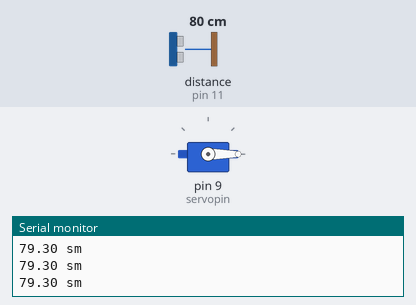
This sketch was run on a simulated Arduino Uno, built with avr-gcc and run on an emulated ATmega328P. On the bench: servo, the last lines printed to the serial monitor. Wiring (inferred from the names in the program): ultrasonic range finder: trigger pin 13; echo pin 11. The inputs (shaded band) are chosen by the test bench; at power-on: distance to the obstacle (sensor on pin 11) 80 cm. The echo pulse lasts 58.3 µs per cm.

Above: at 1.2 s.
1.3 s: distance to the obstacle (sensor on pin 11) set to 9 cm
4.3 s: distance to the obstacle (sensor on pin 11) set to 6 cm
At 5.3 s:
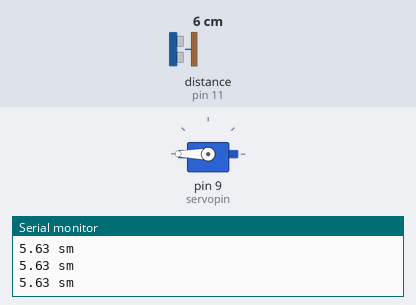
5.8 s: distance to the obstacle (sensor on pin 11) set to 120 cm
At 6.5 s:
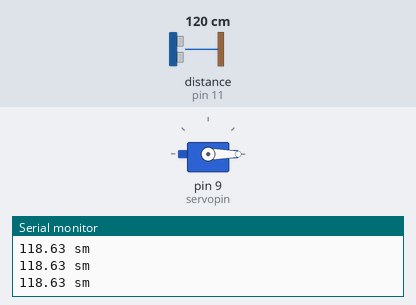
7.3 s: distance to the obstacle (sensor on pin 11) set to 2 cm
At 8.6 s:
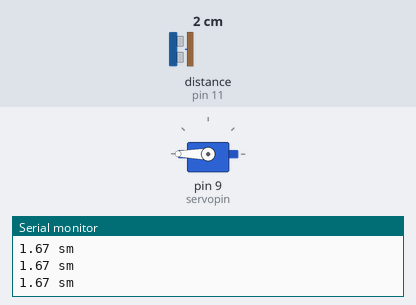
Timing chart, 0 to 9.8 s (numbered marks = the images above; inputs shaded):
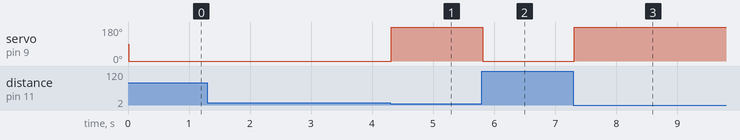

Measured:
- the behaviour switches between 8 and 7 cm on distance to the obstacle (sensor on pin 11) (found by bisection; images 0 and 1)
- after the input at 4.3 s, servo on pin 9 (servopin): 0° → 180° at once
- after the input at 5.8 s, servo on pin 9 (servopin): 180° → 0° at once
- after the input at 7.3 s, servo on pin 9 (servopin): 0° → 180° at once

The sketch:

_07_lesson_17_ultrasonic_servo.ino
```cpp
#include <Servo.h>

int trigpin=13 , echopin=11  , v=340 , servopin=9 ;
float s , t ;
Servo myservo ;

void setup() {
  // put your setup code here, to run once:
Serial.begin(9600);
pinMode(trigpin , OUTPUT);
pinMode(echopin,INPUT);
myservo.attach(servopin);
}

void loop() {
  // put your main code here, to run repeatedly:

digitalWrite(trigpin,LOW );
delayMicroseconds(2000);
digitalWrite(trigpin , HIGH);
delayMicroseconds(10);
digitalWrite(trigpin,LOW );

t=pulseIn(echopin , HIGH); // microsecond
s=(t*v)/20000; // s => on sm
Serial.print(s);
Serial.println(" sm");


if (s<=7 and s>=1) {
  myservo.write(180);
}
else {
  myservo.write(0);
}
}
```
